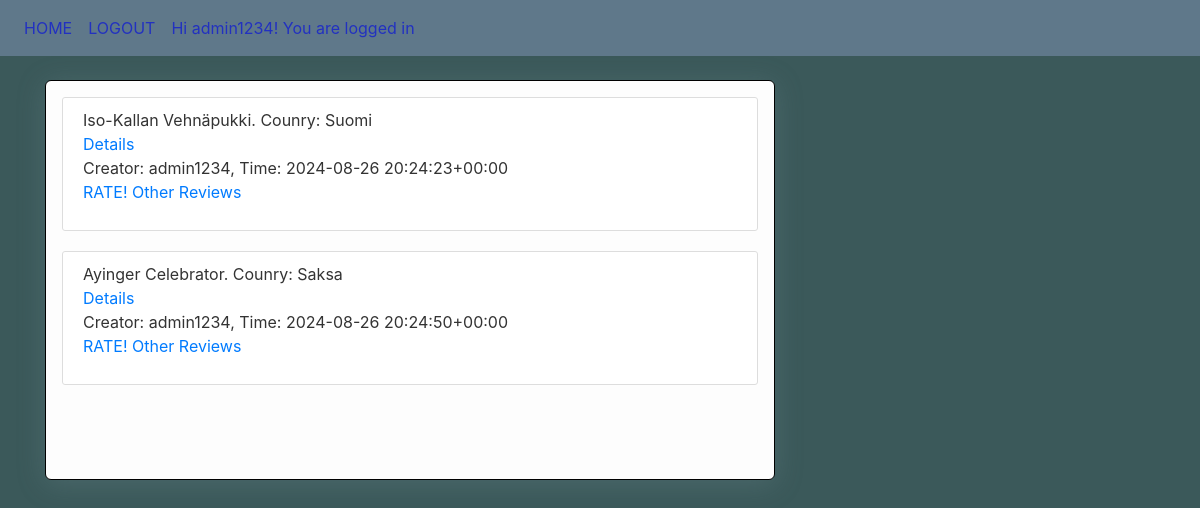
The app's page /home/ (signed in) with its own data.
### beers/models.py (models this page shows, shortened)
class Beer(models.Model):
    author = models.ForeignKey(User, on_delete=models.SET_DEFAULT, default="Unknown")
    beer_name = models.CharField(max_length=50)
    beer_description = models.CharField(max_length=200)
    beer_country = models.CharField(max_length=20)
    beer_label = models.CharField(max_length=20)
    beer_year = models.IntegerField(default=2000)
    beer_link = models.CharField(max_length=100, default="https://www.alko.fi")
    pub_date = models.DateTimeField(default=timezone.now)

### beers/views.py (the view)
# urls.py: path('home/', views.homeView, name='home'),
@login_required
def homeView(request):
    message = "Welcome!"
    if request.method == 'GET':
        if request.user.is_authenticated:
            template_name = 'beers/home.html'
            beers = Beer.objects.all()
            context = {'beers': beers}
            return render(request, template_name, context)
        else:
            return redirect("/login")

### beers/templates/beers/home.html (shortened to what this page needs)
{% extends "beers/base.html" %}
{% block navbar %}
            <a class="nav-item nav-link" href="/home">HOME</a>
            <a class="nav-item nav-link" href="/logout">LOGOUT</a>
            <a class= "nav-link welcome" > Hi {{ user.username }}! You are logged in</a>
{% endblock navbar %}
{% block content %}
{% if user.is_authenticated %}
{% if beers %}
<div class="scroller">
    {% for beer in beers %}
        <article class="media content-section">
          <div class="media-body">
            <div>
             {{ beer.beer_name | safe }}. Counry: {{ beer.beer_country | safe }} <br>
             <a href="{{ beer.beer_link }}"> Details</a> <br>
             Creator: {{ beer.author | safe }}, Time: {{ beer.pub_date | safe}} <br>
             <a href="/beer/{{ beer.id }}" >RATE!</a>  <a href="/review/{{ beer.id }}" >Other Reviews</a>
            </div>
          </div>
        </article>
    {% endfor %}
    {% endif %}
</div>
    {% else %}
<p>You are not logged in</p>
{% endif %}
{% endblock content %}

### beers/templates/beers/base.html (shortened to what this page needs)
{% load static %}
<!DOCTYPE html>
<html>
<head>
    <link rel="stylesheet" href="https://maxcdn.bootstrapcdn.com/bootstrap/4.0.0/css/bootstrap.min.css">
    <link rel="stylesheet" type="text/css" href="{% static 'beers/main.css' %}">
</head>
<body>
    <header class="site-header">
      <nav class="navbar navbar-expand-md navbar-dark bg-steel fixed-top">
            <div class="navbar-nav mr-auto">
              {% block navbar %}{% endblock %}
            </div>
      </nav>
    </header>
    <main role="main" class="container">
      <div class="row">
        <div class="col-md-8">
          {% block content %}{% endblock %}
        </div>
        <div class="col-md-4">
        </div>
      </div>
    </main>
</body>
</html>

### beers/static/beers/main.css (style rules this page uses)
body { background: #3b595a; color: #333333; margin-top: 5rem; }
.bg-steel { background-color: #5f788a; }
.site-header .navbar-nav .nav-link { color: #2231c0; }
.content-section { background: #ffffff; padding: 10px 20px; border: 1px solid #dddddd; border-radius: 3px; margin-bottom: 20px; }
.scroller { background-color: #fdfdfd; height: 100%; width: 100%; border-radius: 6px; box-shadow: 0 4px 28px rgba(123,151,158,.25); border: 1px solid #d6dee1; padding: 1rem; overflow: scroll; }

### records on screen
Beer: beer_name "Iso-Kallan Vehnäpukki", beer_country "Suomi", author "admin1234", pub_date "2024-08-26 20:24:23+00:00"
Beer: beer_name "Ayinger Celebrator", beer_country "Saksa", author "admin1234", pub_date "2024-08-26 20:24:50+00:00"

### other values on screen
{{ user.username }} "admin1234"
